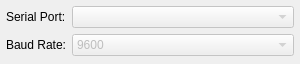
<?xml version="1.0" encoding="UTF-8"?>
<ui version="4.0">
 <class>PreferencesDialog</class>
 <widget class="QDialog" name="PreferencesDialog">
  <property name="windowModality">
   <enum>Qt::ApplicationModal</enum>
  </property>
  <property name="geometry">
   <rect>
    <x>0</x>
    <y>0</y>
    <width>300</width>
    <height>64</height>
   </rect>
  </property>
  <property name="sizePolicy">
   <sizepolicy hsizetype="Expanding" vsizetype="Preferred">
    <horstretch>0</horstretch>
    <verstretch>0</verstretch>
   </sizepolicy>
  </property>
  <property name="windowTitle">
   <string>Preferences</string>
  </property>
  <property name="modal">
   <bool>true</bool>
  </property>
  <layout class="QHBoxLayout" name="horizontalLayout">
   <property name="leftMargin">
    <number>6</number>
   </property>
   <property name="topMargin">
    <number>6</number>
   </property>
   <property name="rightMargin">
    <number>6</number>
   </property>
   <property name="bottomMargin">
    <number>6</number>
   </property>
   <item>
    <layout class="QFormLayout" name="formLayout">
     <property name="formAlignment">
      <set>Qt::AlignLeading|Qt::AlignLeft|Qt::AlignTop</set>
     </property>
     <item row="0" column="0">
      <widget class="QLabel" name="portLbl">
       <property name="text">
        <string>Serial Port:</string>
       </property>
      </widget>
     </item>
     <item row="0" column="1">
      <widget class="QComboBox" name="portComboBox">
       <property name="enabled">
        <bool>false</bool>
       </property>
       <property name="sizePolicy">
        <sizepolicy hsizetype="Expanding" vsizetype="Fixed">
         <horstretch>0</horstretch>
         <verstretch>0</verstretch>
        </sizepolicy>
       </property>
       <property name="sizeAdjustPolicy">
        <enum>QComboBox::AdjustToContents</enum>
       </property>
      </widget>
     </item>
     <item row="1" column="0">
      <widget class="QLabel" name="label">
       <property name="text">
        <string>Baud Rate:</string>
       </property>
      </widget>
     </item>
     <item row="1" column="1">
      <widget class="QComboBox" name="baudComboBox">
       <property name="enabled">
        <bool>false</bool>
       </property>
       <property name="sizePolicy">
        <sizepolicy hsizetype="Expanding" vsizetype="Fixed">
         <horstretch>0</horstretch>
         <verstretch>0</verstretch>
        </sizepolicy>
       </property>
       <property name="sizeAdjustPolicy">
        <enum>QComboBox::AdjustToContentsOnFirstShow</enum>
       </property>
       <item>
        <property name="text">
         <string>9600</string>
        </property>
       </item>
       <item>
        <property name="text">
         <string>57600</string>
        </property>
       </item>
       <item>
        <property name="text">
         <string>115200</string>
        </property>
       </item>
      </widget>
     </item>
    </layout>
   </item>
  </layout>
 </widget>
 <resources/>
 <connections/>
</ui>
